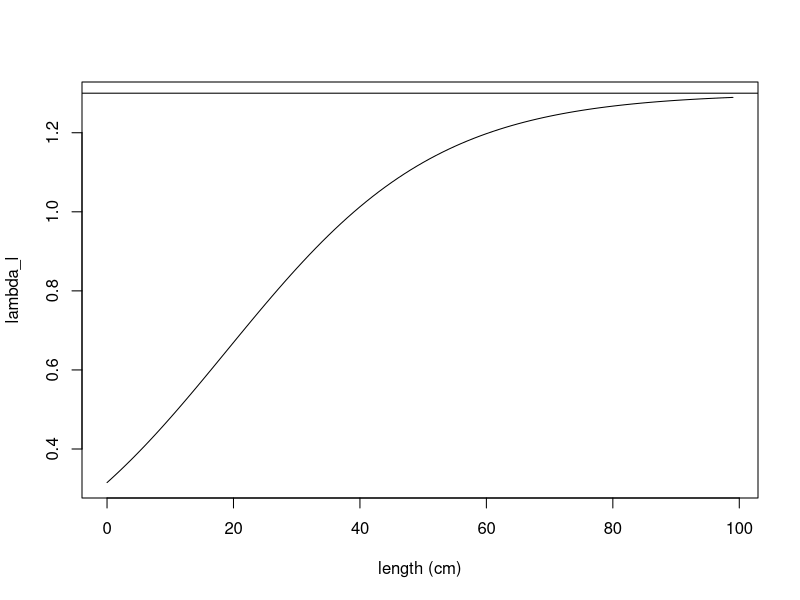
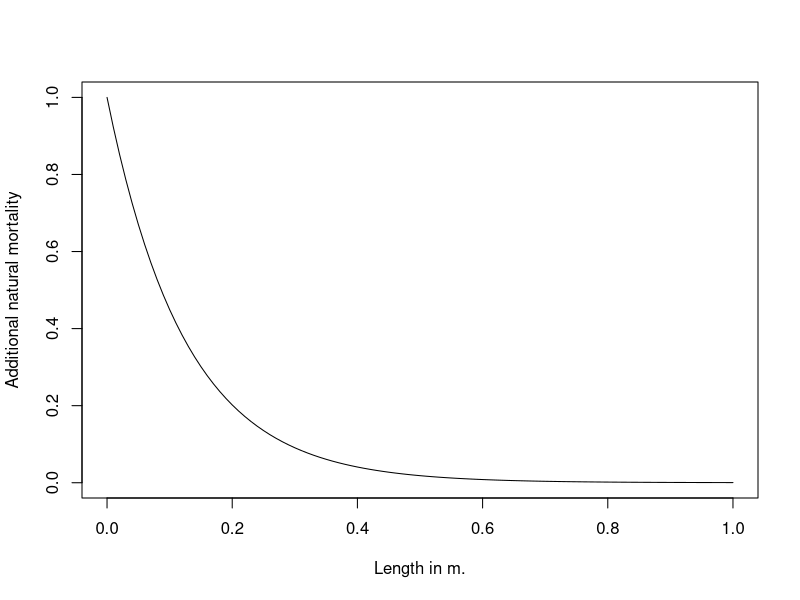
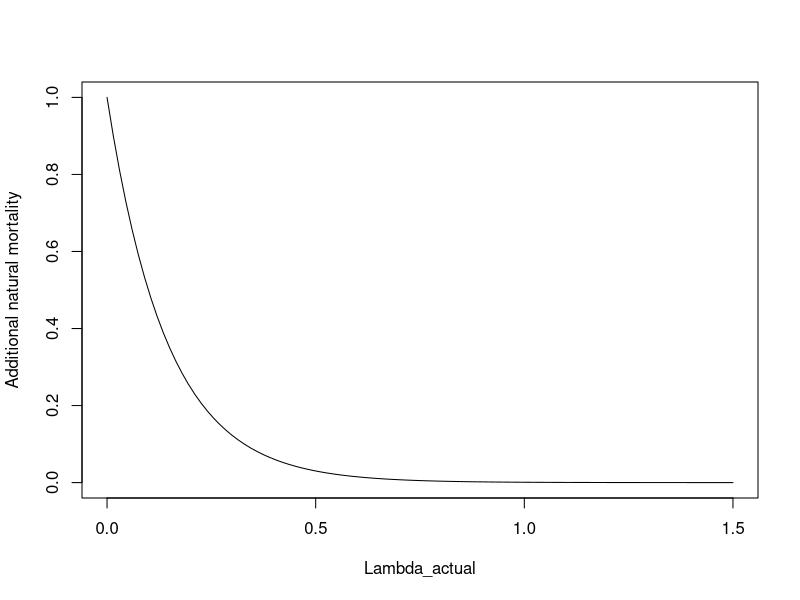
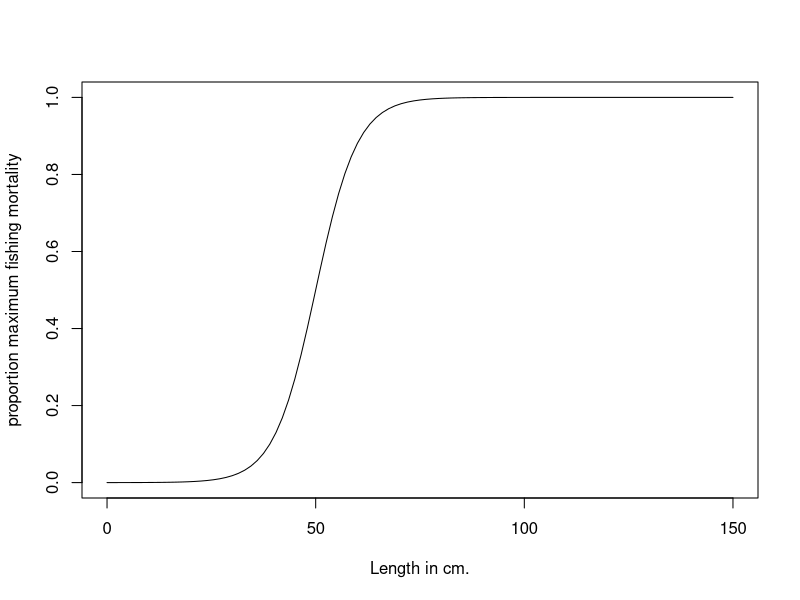
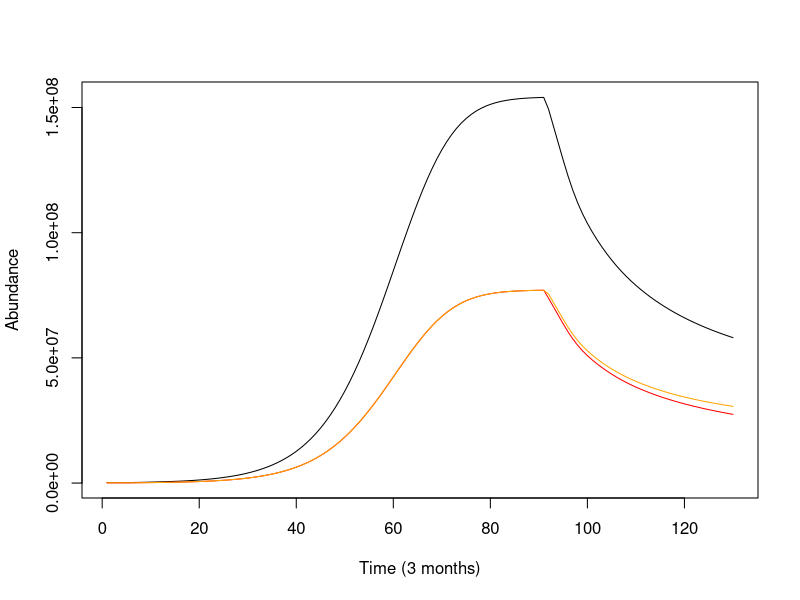
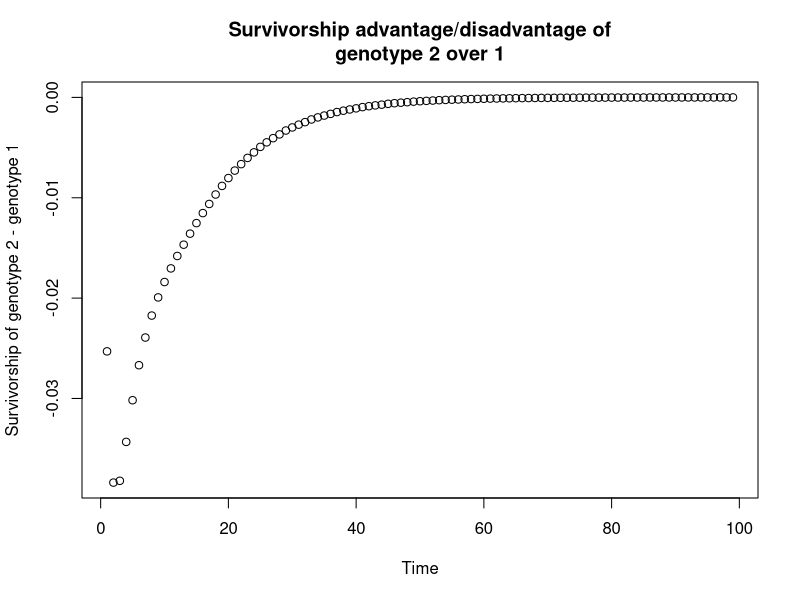
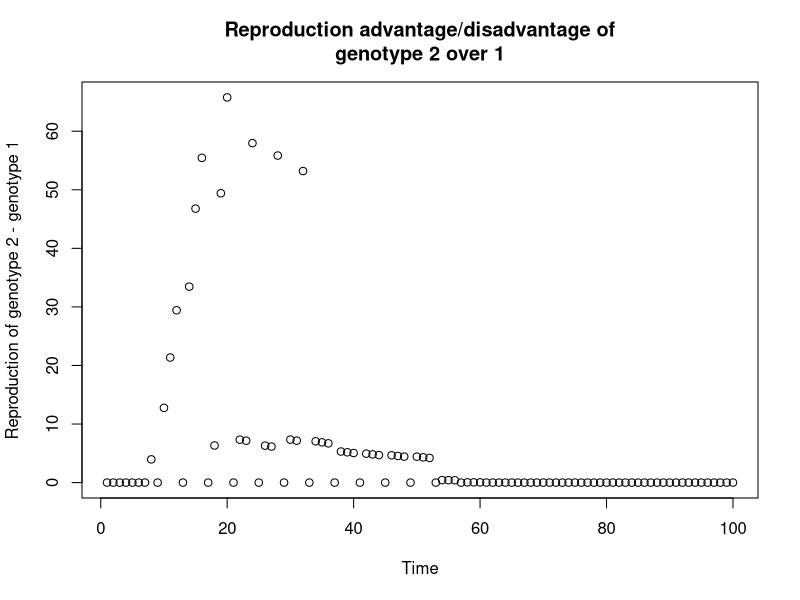

Write R code to recreate these figures, in order.
## ---- chunk 1
knitr::opts_chunk$set(echo = TRUE)
## ---- chunk 2
ratios <- vector(mode="numeric", length=25)
r =6
# In meters
a_bar = 0.2
lambda_min=0
lambda_max=1.3

for (i in 1:100) {
  ratios[i] <- lambda_min + (lambda_max-lambda_min)*(exp(r*((i/100)-a_bar)))/(1+exp(r*((i/100)-a_bar)))
}
plot(0:(length(ratios)-1), ratios, xlab="length (cm)", ylab="lambda_l", type="l")
abline(h=1.3)
## ---- chunk 3
curve(exp(-8*x), from =0, to=1, xlab="Length in m.", ylab="Additional natural mortality")
curve(exp(-7*x), from =0, to=1.5, xlab="Lambda_actual", ylab="Additional natural mortality")
## ---- chunk 4
curve(1/(1+exp(-0.2*(x - 50))), from =0, to=150, xlab="Length in cm.", ylab="proportion maximum fishing mortality")
## ---- chunk 5
genotype1r = 6
genotype2r = 10
genotype1w = 0.674
genotype2w = 0.674

# Set longevity of the fish species, runtime of the model, and number of distinct genotypes
longevity_days = 9125
runtime_days = 130*365
genotypes = 2
timescale= 91.25
runtime = round(runtime_days/timescale)
longevity = round(longevity_days/timescale)

# How long to run model for convergence before addition of genetic diversity
add_genotypes = 33440

initialize_pop_matrices <- function(longevity, runtime, genotype) {
  # Initialize matrix of columns (years) and rows (age classes)
  # Multiplied by 3 because we'll be storing cohorts' reproductive biomass and lengths 
  age_dist=matrix(0L, nrow=longevity*3, ncol=runtime+1)
  # Add (arbitrarily) 10000 individuals to age=10 to start with
  age_dist[round(3650/timescale), 1] = 10000
  return(age_dist)
}

# Generate a matrix for each genotype
for (g in 1:genotypes) {
  assign(paste("age_dist_",g,sep=""),initialize_pop_matrices(longevity, runtime, g),envir = .GlobalEnv)
}

# Set parameters
# Need to add density dependence
# The steepness of the increase in the ratio lambda (reversible over structural mass)
r = 6
# The length at which the increasing function of lambda reaches its inflection point
l_bar = 0.2
# Scaling parameter for obtaining structural mass from standard length
c_1 = 5787
# Multiplier for obtaining overall yearly energy intake as a function of structural mass
I_0 = 0.1*timescale
# Exponent for obtaining overall yearly energy intake as a function of structural mass
I_1 = 2/3
# Maximum ratio lambda (reversible over structural mass) a fish can attain over its life
lambda_max = 1.3
# Minimum ratio lambda a fish can attain over its life
lambda_min = 0
# Multiplier for obtaining cost of maintenance of structural mass
c_s = 0.003*timescale
# Multiplier for obtaining cost of maintenance of reversible mass
c_r = 0.0003*timescale
# Efficiency with which energy is converted into reversible mass
e_r = 0.9
# Efficiency with which energy is converted to structural mass
e_s = (1/3)
# Multiplier and exponent for the cost of reproduction (in grams)
r_0 = 6
r_1 = 0.6
# Effectively, reproductive investment (fraction of reversible mass devoted to reproduction)
w= 0.674
# Instantaneous base mortality rate
m = log(0.9995^timescale)*(-1)
# Instantaneous fishing mortality
Fishing = 0
# Ricker
alpha = 8.44e-09
b = 4.43e-15
# Parameter setting size-selection ogive steepness
q_f = 0.2
# Minimum catch size for the species (in meters)
mincatchsize = 0.5
# Total population biomass
b_t=0
# Increased natural mortality rate at R/S = 0 or S = 0 
m_max=log(0.994^timescale)*(-1)
# Egg packing constant
packing = 4.45e6
# Parameter for exponential decline in condition-dependent mortality with improved body condition
z_c=7
# Parameter for exponential decline in predation mortality with increased body length
z_p=8

# For obtaining structural mass
structural_mass <- function(l) {
  return(c_1*(l)^3)
}

# Calculate the instrinsic length-dependent E/S ratio that the fish is trying to attain
intrinsic_lambda <- function(l, l_bar, r, lambda_min, lambda_max) {
  return(lambda_min + (lambda_max-lambda_min)*(exp(r*(l-l_bar)))/(1+exp(r*(l-l_bar))))
}

# Energy intake for the fish per year, dependent on fish structural biomass
size_dependent_energy_intake <- function(S, I_0, I_1) {
  return(I_0*(S)^(I_1))
}

# Calculate the cost of the year of maintaining current structural and reversible biomass
maintenance_cost <- function(S, R, c_s, c_r) {
  return(c_s*S + c_r*R)
}

# Function for calculating a new, reduced level of reversible biomass, if net energy intake is negative
negative_I_net <- function(R, I_net, e_r) {
  if (I_net < 0) {
    return(R + (I_net/e_r))}
}

# Calculate the amount of energy needed to raise the R/S ratio to the length-dependent maximum
I_R_raising_lambda <- function(lambda_a, S, R) {
  return((lambda_a*S - R))
}

# Calculating proportion of any remaining energy to be converted to structural mass, to maintain R/S
remaining_energy_allocation <- function(e_s, e_r, lambda_a) {
  return((lambda_a*e_s)/(lambda_a*e_s + e_r))
}

# Calculate spawning stock biomass
fecundity <- function(ages, t, age_dist, g) {
  # Parameterizing genotypes
  if (t >= round(add_genotypes/timescale)) {
    w=0.674
    # Genotype parameterization
    if (g==1) {
      w=genotype1w
    }
    if (g==2) {
      w=genotype2w
    }
  }
  fecundity = 0
  for (a in ages) {
    if ((w*age_dist[a+(longevity),t]-(r_0*structural_mass(age_dist[a+(2*longevity),t]))^(r_1))>0) {
      fecundity = fecundity + (w*age_dist[a+(longevity),t]-(r_0*structural_mass(age_dist[a+(2*longevity),t]))^(r_1))*age_dist[a,t]
      age_dist[a+(longevity),t] = age_dist[a+(longevity),t] - w*age_dist[a+(longevity),t]
    }
  }
  # Convert from g. to kg.
  fecundity = fecundity/1000
  # Convert from kg. to fecundity
  fecundity = fecundity*(packing)
  assign(paste("age_dist_",g,sep=""),age_dist, envir = .GlobalEnv) 
  return(fecundity)
}

# Fishing mortality is size selective
selective_mortality <- function(length) {
  1 / (1 + exp(-q_f*(length - mincatchsize)*100))
}

# Mortality drops as R/S increases, as S increases
mortality <- function(age) {
  lambda <- ((age_dist[age+(longevity),t]))/structural_mass(age_dist[age+(2*longevity),t])
  length = age_dist[age+(2*longevity),t]
  if (age < longevity) {
    N_t = age_dist[age-1,t-1]*exp( -m + -Fishing*selective_mortality(length) - m_max*exp(-z_c*lambda) - (m_max-m)*exp(-z_p*length) )
  }
  if (age == longevity) {
    N_t = age_dist[age-1,t-1]*exp( -m + -Fishing*selective_mortality(length) - m_max*exp(-z_c*lambda) - (m_max-m)*exp(-z_p*length))
    N_t = age_dist[age,t-1]*exp( -m + -Fishing*selective_mortality(length) - m_max*exp(-z_c*lambda) - (m_max-m)*exp(-z_p*length))
  }
  return(N_t)
}

# Calculate total population biomass
biomass_t <- function(ages, t) {
  for (a in ages) {
    b_t = b_t + age_dist[a, t-1]*(structural_mass(age_dist[a+(2*longevity),t-1]))
  }
  return(b_t)
}

# Density dependent recruitment for this year
recruitment <- function(age, ages, t) {
  egg_production_total = 0
  for (g in 1:genotypes) {
    egg_production_total = egg_production_total + fecundity(ages, t, get(paste("age_dist_",g,sep="")),g)
  }
  relative_recruitment = vector(mode="numeric", length=genotypes)
  for (g in 1:genotypes) {
    relative_recruitment[g] = fecundity(ages, t, get(paste("age_dist_",g,sep="")),g)/egg_production_total
  }
  if (age==0) {
    N_0 = alpha * egg_production_total * exp(-b*egg_production_total)
    # Converting from thousands recruits to recruits, dividing by 2 because Ricker makes both male and female fish
    N_0 = N_0 * 1000
    N_0 = N_0/2
  }
  for (g in 1:genotypes) {
    age_dist = get(paste("age_dist_",g,sep=""))
    age_dist[1,t] = N_0*relative_recruitment[g]
    assign(paste("age_dist_",g,sep=""),age_dist, envir = .GlobalEnv) 
  }
}

# Obtain R and S for a cohort prior to its reproduction (or failure to reproduce) that year
get_pre_reproductive_size <- function(R_past, l_past, a) {
  S_past = structural_mass(l_past)
  lambda_a = intrinsic_lambda(l_past, l_bar, r, lambda_min, lambda_max)
  I_net = size_dependent_energy_intake(S_past, I_0, I_1) - maintenance_cost(S_past, R_past, c_s, c_r)
  if (I_net < 0) {
    R <- max(0,negative_I_net(R, I_net, e_r))
  }
  if (I_net >= 0 & lambda_a > (R_past/S_past)) {
    # Gives amount of grams needed to raise R/S to lambda_l - not taking efficiency into account yet
    I_R = I_R_raising_lambda(lambda_a, S_past, R_past)
    if ((I_R/e_r - I_net) >=0) {
      R_past = I_net*e_r + R_past
      I_net = 0
    }
    if ((I_R/e_r - I_net) <0) {
      R_past = I_R + R_past
      I_net = I_net - I_R/e_r
    }
  }
  if (I_net >= 0) {
    R = R_past + remaining_energy_allocation(e_s, e_r, lambda_a)*e_r*I_net
    S = S_past + (1-remaining_energy_allocation(e_s, e_r, lambda_a))*e_s*I_net
  }
  l = (S/c_1)^(1/3)
  output <- c(R,l)
  return(output)
}

# Add new recruits, and change the reproducing cohorts' amount of reversible mass
reproduce <- function(ages, t) {
  if (t>1) {
    recruitment(0, ages, t)
  }
}

# Calculate lengths (and reversible masses) at each age for the model with no density dependence
lengths_at_t1 <- function(genotypes) {
  t=1
  for (g in 1:genotypes) {
    age_dist = get(paste("age_dist_",g,sep=""))
    age_dist[1+(longevity), 1] = 0.3066
    age_dist[1+2*(longevity), 1] = 0.0493
    for (i in 2:longevity) {
      new_R_l = get_pre_reproductive_size(age_dist[i-1+(longevity), 1],age_dist[i-1+2*(longevity), 1], i-1)
      age_dist[i+(longevity), 1] = new_R_l[1]
      age_dist[i+(2*longevity), 1] = new_R_l[2]
      if ((w*age_dist[i+(longevity),t]-(r_0*structural_mass(age_dist[i+(2*longevity),t]))^(r_1))>0)
      {
       age_dist[i+(longevity),t] = age_dist[i+(longevity),t] - w*age_dist[i+(longevity),t]*(timescale/365) 
      }
    }
    assign(paste("age_dist_",g,sep=""),age_dist, envir = .GlobalEnv) 
  }
}  

# Initialize lengths and reversible masses for ages
lengths_at_t1(genotypes)

# Run the model
for (t in 2:runtime) {
  b_t=0
  if (t == round(add_genotypes/timescale)) {
    Fishing = log(exp(-0.2)^(1/(365/timescale)))*(-1)
  }
  for (genotype in 1:genotypes) {
    age_dist = get(paste("age_dist_",genotype,sep=""))
    b_t = biomass_t(1:longevity, t)
    assign(paste("age_dist_",genotype,sep=""),age_dist, envir = .GlobalEnv) 
  }
  for (genotype in 1:genotypes) {
    
    # Parameterizing genotypes
    if (t >= round(add_genotypes/timescale)) {
      r=6
      # Genotype parameterization
      if (genotype==1) {
        # a_bar = 36.5
        r=genotype1r
      }
      if (genotype==2) {
        # a_bar = 365*2
        r=genotype2r
      }
    }
  
    age_dist = get(paste("age_dist_",genotype,sep=""))
    age_dist[1+(longevity), t] =  0.3066
    age_dist[1+2*(longevity), t] = 0.0493
    for (age in 2:longevity) {
      new_R_l = get_pre_reproductive_size(age_dist[age-1+(longevity), t-1],age_dist[age-1+2*(longevity), 1], age-1)
      age_dist[age+(longevity), t] = new_R_l[1]
      age_dist[age+(2*longevity), t] = new_R_l[2]
    
    # Mortality
    for (age in 2:longevity) {
      age_dist[age, t] <- mortality(age)
    }
    }
    assign(paste("age_dist_",genotype,sep=""),age_dist, envir = .GlobalEnv) 
  }
  if ((t%%round(365/timescale) == 0)) {
   reproduce(1:longevity, t) 
  }
}

### Analysis code

approach <- vector(mode="numeric", length=runtime)
for (i in 1:runtime) {
  for (j in 1:genotypes) {
    approach[i] <- approach[i]+ sum(get(paste("age_dist_", j, sep=""))[1:longevity,i])
  } 
}
# Plot population dynamics
plot(approach[seq(4,length(approach), by=4)], col="black", pch=19, type="l", ylab="Abundance",xlab="Time (3 months)")
approach <- vector(mode="numeric", length=runtime)
for (i in 1:runtime) {
  approach[i] <- sum(age_dist_1[1:longevity,i])
}
lines(approach[seq(4,length(approach), by=4)], col="red", pch=19, type="l")
cols <- c("orange","green","blue","purple")
for (j in 2:genotypes) {
  approach <- vector(mode="numeric", length=runtime)
  for (i in 1:runtime) {
    approach[i] <- sum(get(paste("age_dist_",j, sep=""))[1:longevity,i])
  }
  lines(approach[seq(4,length(approach), by=4)], col=cols[j-1], pch=19)
}
## ---- chunk 6
i_0 = 367
repro_vec = vector(length=longevity, mode="numeric")
survivor_vec = vector(length=longevity, mode="numeric")
w = genotype1w
r = genotype1r
age_dist <- age_dist_1
survivor_vec[1]<-age_dist[1,i_0+1]
repro_vec[1] <- 0
for (i in 2:longevity) {
  repro_vec[i] <- max(0, (w*age_dist[i+(longevity),i_0+i] - (r_0*structural_mass(age_dist[i+(2*longevity),i_0+i]))^(r_1)))
  survivor_vec[i] <- age_dist[i,i_0+i]/(survivor_vec[1])
}
survivor_vec_1 <- survivor_vec
repro_vec_1 <- repro_vec

i_0 = 367
repro_vec = vector(length=100, mode="numeric")
survivor_vec = vector(length=100, mode="numeric")
w = genotype2w
r = genotype2r
age_dist <- age_dist_2
survivor_vec[1]<-age_dist[1,i_0+1]
repro_vec[1] <- 0
for (i in 2:longevity) {
 repro_vec[i] <- max(0, (w*age_dist[i+(longevity),i_0+i] - (r_0*structural_mass(age_dist[i+(2*longevity),i_0+i]))^(r_1)))
 survivor_vec[i] <- age_dist[i,i_0+i]/(survivor_vec[1])
}
plot((survivor_vec[2:length(survivor_vec)])-(survivor_vec_1[2:length(survivor_vec_1)]), ylab="Survivorship of genotype 2 - genotype 1", main="Survivorship advantage/disadvantage of\ngenotype 2 over 1", xlab="Time")
plot(repro_vec-repro_vec_1, ylab="Reproduction of genotype 2 - genotype 1", main="Reproduction advantage/disadvantage of\ngenotype 2 over 1", xlab="Time")
